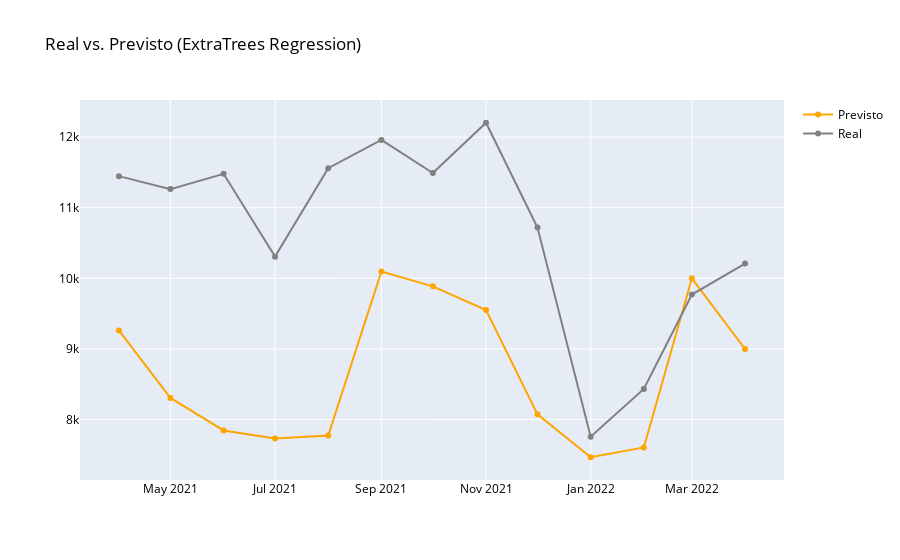

Notebook source saved alongside this figure:
### Code cell
fig = go.Figure(data=[
    go.Scatter(name='Previsto', x=df_r_teste['data'], y=pred_teste_et, marker={'color': 'orange'}),
    go.Scatter(name='Real', x=df_r_teste['data'], y=y_r_teste, marker={'color': 'gray'})
    ])
fig.update_layout(font=dict(color='black'), title_text='Real vs. Previsto (ExtraTrees Regression)')
fig.show()

### Figure 1 — Plotly figure (JSON) as saved in the notebook; plotly's stock layout.template omitted (floating-point values rounded to 4 significant figures)
{"data": [{"marker": {"color": "orange"}, "name": "Previsto", "type": "scatter", "x": ["2021-04-01", "2021-05-01", "2021-06-01", "2021-07-01", "2021-08-01", "2021-09-01", "2021-10-01", "2021-11-01", "2021-12-01", "2022-01-01", "2022-02-01", "2022-03-01", "2022-04-01"], "y": [9262.0, 8306.0, 7845.0, 7732.0, 7773.0, 10100.0, 9886.0, 9550.0, 8073.0, 7466.0, 7605.0, 10000.0, 8999.0]}, {"marker": {"color": "gray"}, "name": "Real", "type": "scatter", "x": ["2021-04-01", "2021-05-01", "2021-06-01", "2021-07-01", "2021-08-01", "2021-09-01", "2021-10-01", "2021-11-01", "2021-12-01", "2022-01-01", "2022-02-01", "2022-03-01", "2022-04-01"], "y": [11447, 11263, 11480, 10307, 11559, 11959, 11491, 12203, 10718, 7757, 8433, 9770, 10208]}], "layout": {"font": {"color": "black"}, "title": {"text": "Real vs. Previsto (ExtraTrees Regression)"}}}
